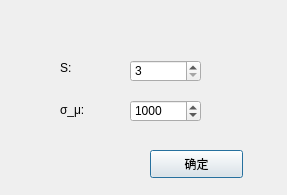
<?xml version="1.0" encoding="UTF-8"?>
<ui version="4.0">
 <class>AdpMeanFilterDialog</class>
 <widget class="QDialog" name="AdpMeanFilterDialog">
  <property name="geometry">
   <rect>
    <x>0</x>
    <y>0</y>
    <width>287</width>
    <height>195</height>
   </rect>
  </property>
  <property name="windowTitle">
   <string>Dialog</string>
  </property>
  <widget class="QLabel" name="label_2">
   <property name="geometry">
    <rect>
     <x>60</x>
     <y>102</y>
     <width>41</width>
     <height>16</height>
    </rect>
   </property>
   <property name="text">
    <string>σ_μ:</string>
   </property>
  </widget>
  <widget class="QLabel" name="label_5">
   <property name="geometry">
    <rect>
     <x>90</x>
     <y>60</y>
     <width>16</width>
     <height>16</height>
    </rect>
   </property>
   <property name="text">
    <string/>
   </property>
  </widget>
  <widget class="QLabel" name="label">
   <property name="geometry">
    <rect>
     <x>60</x>
     <y>60</y>
     <width>31</width>
     <height>16</height>
    </rect>
   </property>
   <property name="text">
    <string>S:</string>
   </property>
  </widget>
  <widget class="QSpinBox" name="S_spinBox">
   <property name="geometry">
    <rect>
     <x>130</x>
     <y>60</y>
     <width>71</width>
     <height>22</height>
    </rect>
   </property>
   <property name="minimum">
    <number>3</number>
   </property>
   <property name="maximum">
    <number>13</number>
   </property>
  </widget>
  <widget class="QSpinBox" name="noiseVar_spinBox_2">
   <property name="geometry">
    <rect>
     <x>130</x>
     <y>100</y>
     <width>71</width>
     <height>22</height>
    </rect>
   </property>
   <property name="minimum">
    <number>0</number>
   </property>
   <property name="maximum">
    <number>5000</number>
   </property>
   <property name="value">
    <number>1000</number>
   </property>
  </widget>
  <widget class="QPushButton" name="pushButton">
   <property name="geometry">
    <rect>
     <x>150</x>
     <y>150</y>
     <width>93</width>
     <height>28</height>
    </rect>
   </property>
   <property name="text">
    <string>确定</string>
   </property>
  </widget>
 </widget>
 <resources/>
 <connections/>
</ui>
